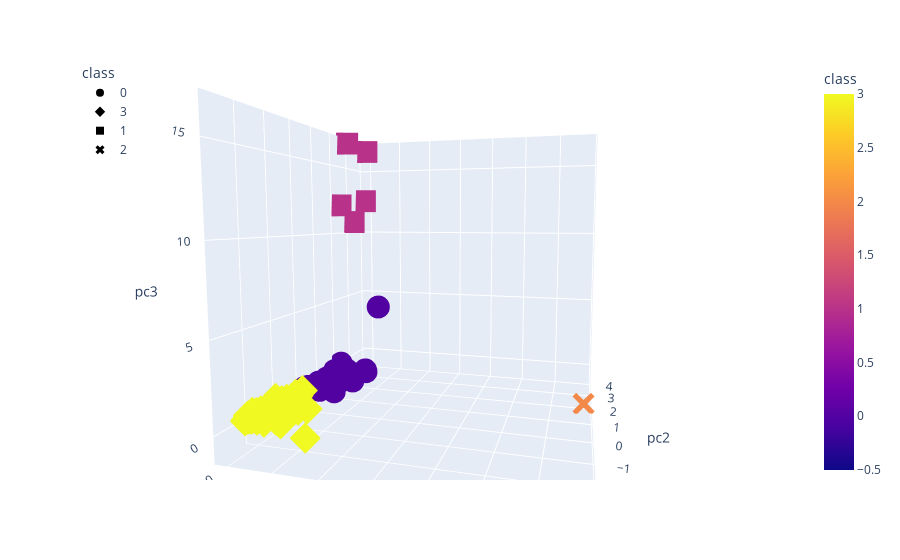

This figure's notebook cell:
### Markdown cell above
### Deliverable 4: Visualizing Cryptocurrencies Results

#### 3D-Scatter with Clusters

### Code cell
# Creating a 3D-Scatter with the PCA data and the clusters
fig = px.scatter_3d(
    clustered_df,
    x="pc1",
    y="pc2",
    z="pc3",
    color="class",
    symbol="class",
    width=800,
    hover_name="CoinName",
    hover_data=['class','pc1','pc2','pc3','Algorithm']
)
fig.update_layout(legend=dict(x=0, y=1))
fig.show()

### Figure 1 — Plotly figure (JSON) as saved in the notebook; plotly's stock layout.template omitted (floating-point values rounded to 4 significant figures; data arrays with more than 128 entries replaced by an {"elided": "..."} marker saying what was removed)
{"data": [{"customdata": {"elided": "287x2 mixed values"}, "hovertemplate": "<b>%{hovertext}</b><br><br>class=%{marker.color}<br>pc1=%{x}<br>pc2=%{y}<br>pc3=%{z}<br>Algorithm=%{customdata[1]}<extra></extra>", "hovertext": {"elided": "287 str values"}, "legendgroup": "0", "marker": {"color": {"elided": "287 int values"}, "coloraxis": "coloraxis", "symbol": "circle"}, "mode": "markers", "name": "0", "scene": "scene", "showlegend": true, "type": "scatter3d", "x": {"elided": "287 float values"}, "y": {"elided": "287 float values"}, "z": {"elided": "287 float values"}}, {"customdata": {"elided": "239x2 mixed values"}, "hovertemplate": "<b>%{hovertext}</b><br><br>class=%{marker.color}<br>pc1=%{x}<br>pc2=%{y}<br>pc3=%{z}<br>Algorithm=%{customdata[1]}<extra></extra>", "hovertext": {"elided": "239 str values"}, "legendgroup": "3", "marker": {"color": {"elided": "239 int values"}, "coloraxis": "coloraxis", "symbol": "diamond"}, "mode": "markers", "name": "3", "scene": "scene", "showlegend": true, "type": "scatter3d", "x": {"elided": "239 float values"}, "y": {"elided": "239 float values"}, "z": {"elided": "239 float values"}}, {"customdata": [[1, "Proof-of-BibleHash"], [1, "SHA-256 + Hive"], [1, "Proof-of-Authority"], [1, "ECC 256K1"], [1, "Leased POS"]], "hovertemplate": "<b>%{hovertext}</b><br><br>class=%{marker.color}<br>pc1=%{x}<br>pc2=%{y}<br>pc3=%{z}<br>Algorithm=%{customdata[1]}<extra></extra>", "hovertext": ["BiblePay", "LitecoinCash", "Poa Network", "Acute Angle Cloud", "Waves"], "legendgroup": "1", "marker": {"color": [1, 1, 1, 1, 1], "coloraxis": "coloraxis", "symbol": "square"}, "mode": "markers", "name": "1", "scene": "scene", "showlegend": true, "type": "scatter3d", "x": [-0.2973, -0.3491, -0.2936, -0.4547, -0.3239], "y": [2.574, 2.936, 3.752, 2.153, 3.926], "z": [16.72, 10.86, 12.55, 12.09, 16.56]}, {"customdata": [[2, "TRC10"]], "hovertemplate": "<b>%{hovertext}</b><br><br>class=%{marker.color}<br>pc1=%{x}<br>pc2=%{y}<br>pc3=%{z}<br>Algorithm=%{customdata[1]}<extra></extra>", "hovertext": ["BitTorrent"], "legendgroup": "2", "marker": {"color": [2], "coloraxis": "coloraxis", "symbol": "x"}, "mode": "markers", "name": "2", "scene": "scene", "showlegend": true, "type": "scatter3d", "x": [34.07], "y": [1.702], "z": [-0.861]}], "layout": {"autosize": true, "coloraxis": {"colorbar": {"title": {"text": "class"}}, "colorscale": [[0, "#0d0887"], [0.1111, "#46039f"], [0.2222, "#7201a8"], [0.3333, "#9c179e"], [0.4444, "#bd3786"], [0.5556, "#d8576b"], [0.6667, "#ed7953"], [0.7778, "#fb9f3a"], [0.8889, "#fdca26"], [1, "#f0f921"]]}, "legend": {"title": {"text": "class"}, "tracegroupgap": 0, "x": 0, "y": 1}, "margin": {"t": 60}, "scene": {"aspectmode": "auto", "aspectratio": {"x": 1, "y": 1, "z": 1}, "camera": {"center": {"x": 0, "y": 0, "z": 0}, "eye": {"x": 0.4481, "y": -1.613, "z": 0.1642}, "projection": {"type": "perspective"}, "up": {"x": 0, "y": 0, "z": 1}}, "domain": {"x": [0, 1], "y": [0, 1]}, "xaxis": {"title": {"text": "pc1"}, "type": "linear"}, "yaxis": {"title": {"text": "pc2"}, "type": "linear"}, "zaxis": {"title": {"text": "pc3"}, "type": "linear"}}}}
